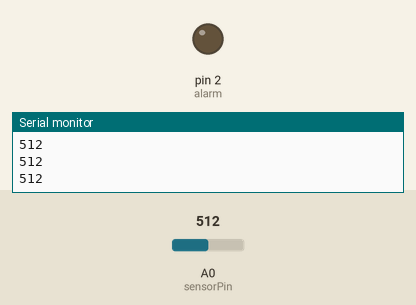
Simulated run of this sketch. Board: Arduino Uno, built with avr-gcc and run on an emulated ATmega328P. On the bench: output pins drawn as LEDs (lit = HIGH), the last lines printed to the serial monitor. The inputs (shaded band) are chosen by the test bench; at power-on: A0 (sensorPin) = 512.

Above: at 1.3 s.
1.4 s: A0 (sensorPin) set to 360
2.9 s: A0 (sensorPin) set to 338
At 3.7 s:
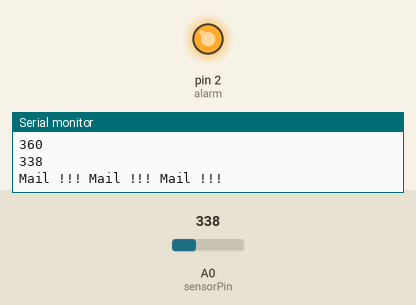
4.5 s: A0 (sensorPin) set to 511
At 7.2 s:
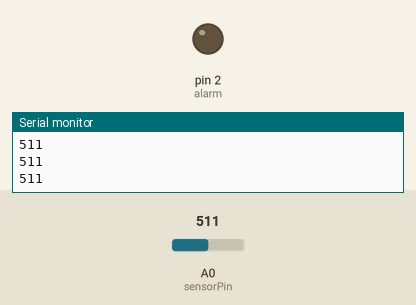
7.5 s: A0 (sensorPin) set to 340
At 8.3 s:
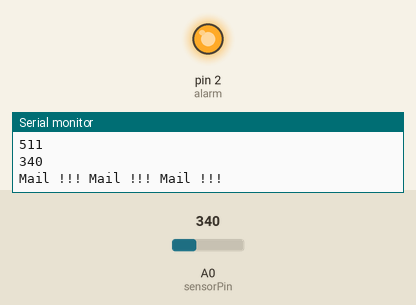
Timing chart, 0 to 10.0 s (numbered marks = the images above; inputs shaded):
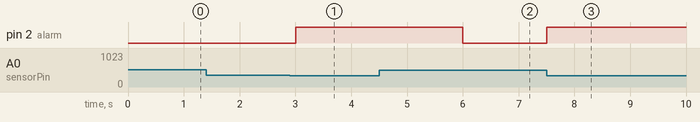

Measured:
- the behaviour switches between 350 and 349 on A0 (sensorPin) (found by bisection; images 0 and 1)
- after the input at 2.9 s, pin 2 (alarm): LOW → HIGH after 0.10 s
- after the input at 4.5 s, pin 2 (alarm): HIGH → LOW after 1.5 s
- after the input at 7.5 s, pin 2 (alarm): LOW → HIGH at once

The sketch:

transmissionCodee.ino
```cpp
#include <stdlib.h>

int threshold = 350;

int sensorPin = A0;
int sensorValue = 0;
int temp;
int alarm = 2;

void setup()
{
  Serial.begin(9600);
  temp = 0;
  pinMode(alarm, OUTPUT);
}

void loop()
{
 sensorValue = analogRead(sensorPin);
 Serial.println(sensorValue);
 if (sensorValue < threshold)
  {
    digitalWrite(alarm, HIGH);
    Serial.println("Mail !!! Mail !!! Mail !!!");
    delay(3000);
  }

 else
  {

    digitalWrite(alarm, LOW);
    delay(500);
  }
}
```
